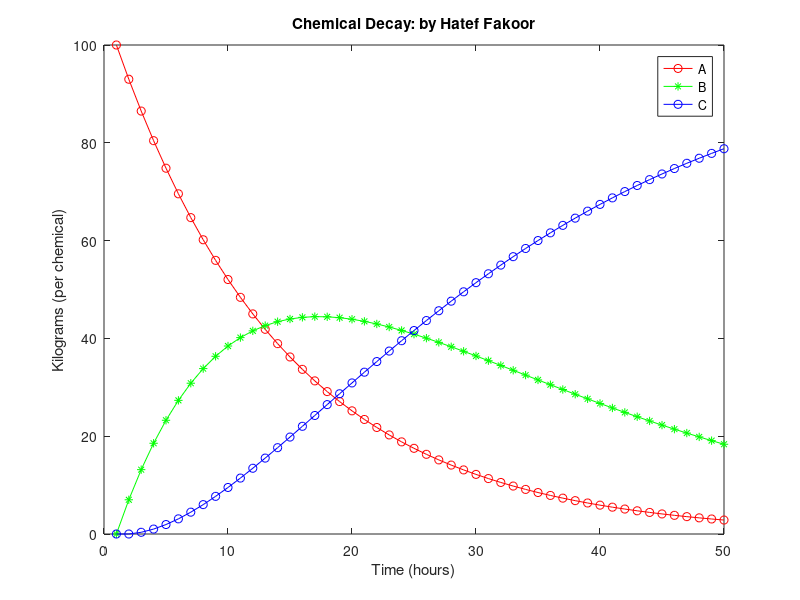

MATLAB code to generate this figure:
% Hatef Fakoor
% Chemical Decay -- Scientific Modeling Example

clear;clc

% Variables:
A(1) = 100.0;
B(1) = 0.0;
C(1) = 0.0;
d1 = 0.07;
d2 = 0.05;
deltat = 1;

% For-loop definition:
for t = 1:49
A(t+1) = A(t) - deltat * d1 * A(t);
B(t+1) = B(t) - deltat * d2 * B(t);
B(t+1) = B(t+1) + deltat * d1 * A(t);
C(t+1) = C(t);
C(t+1) = C(t+1) + deltat * d2 * B(t);
end

% Plot code:
plot(1:length(A), A, '-or', 1:length(B), B, '-*g', 1:length(C), C, '-ob')
title('Chemical Decay: by Hatef Fakoor');
xlabel('Time (hours)');
ylabel('Kilograms (per chemical)');
legend('A','B','C');
totalMaterial = A(length(A)) + B(length(B)) + C(length(C))
